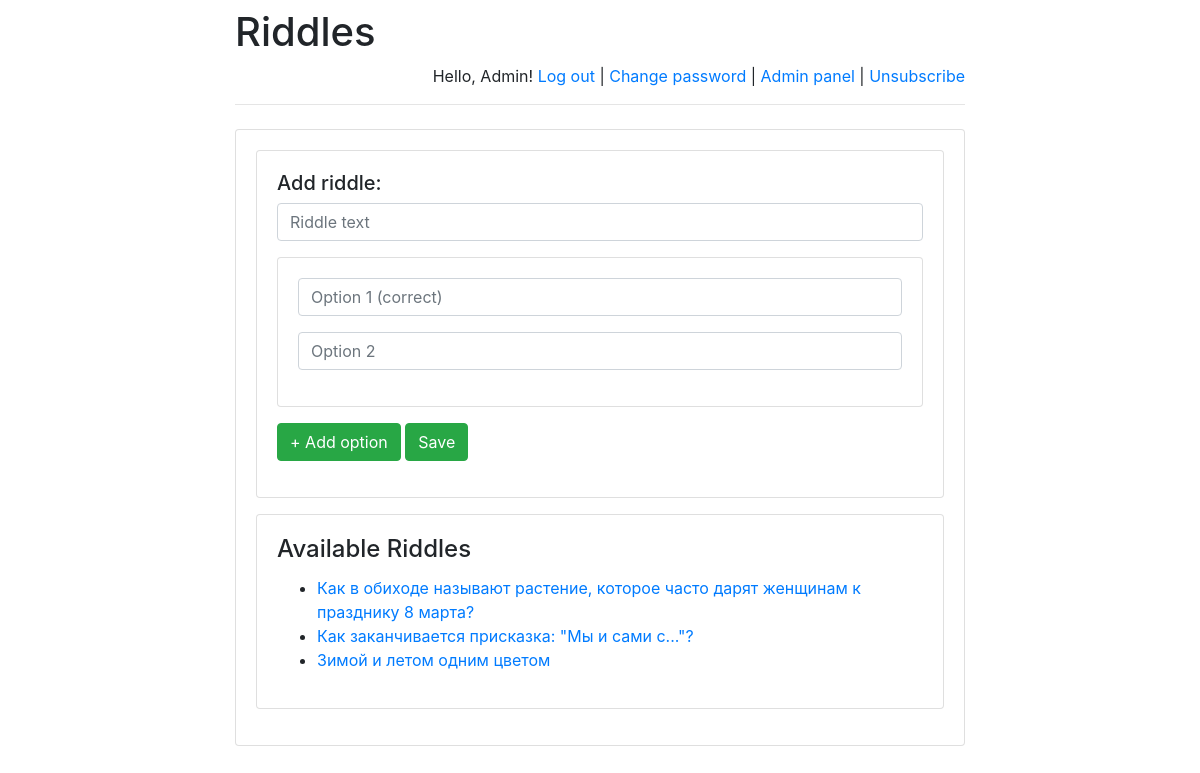
Before: /riddles/admin/ (signed in) with the older database file.
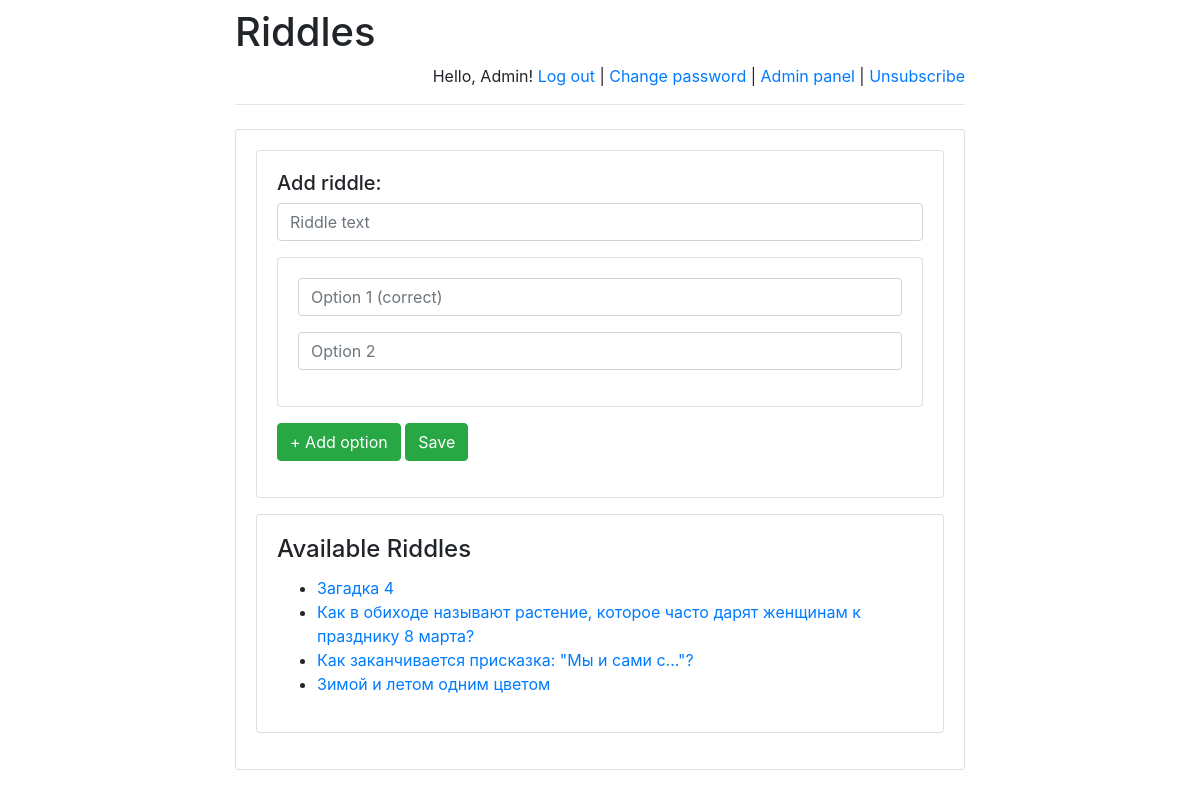
After: the same page with the newer database file.
### riddles/models.py (models this page shows)
class Riddle(models.Model):
    riddle_text = models.CharField(max_length=255)
    pub_date = models.DateTimeField('date published')

### riddles/views.py (the view)
def admin(request):
    message = None
    if "message" in request.GET:
        message = request.GET["message"]
    return render(
        request,
        "admin.html",
        {
            "latest_riddles":
                Riddle.objects.order_by('-pub_date')[:5],
            "message": message,
        }
    )

### riddles/templates/admin.html (shortened to what this page needs)
<!DOCTYPE html>
<html lang="en">
<head>
</head>
<body>
{% extends 'base.html' %}
{% block main %}
    {% if user.is_staff %}
        <div class="card mb-3">
        <div class="card-body">
        <form action="../post_riddle/" method="post">
            <h5>Add riddle:</h5>
            <div class="mb-3">
                <input class="form-control"
                       placeholder="Riddle text"
                       name="text"
                       required/>
            </div>
            <div class="card mb-3">
            <div class="card-body" id="options_new">
                <div class="mb-3">
                    <input class="form-control"
                           placeholder="Option 1 (correct)"
                           name="option1"
                           required/>
                </div>
                <div class="mb-3">
                    <input class="form-control"
                           placeholder="Option 2"
                           name="option2"
                           required/>
                </div>
            </div>
            </div>
            <div class="mb-3">
                <button class="btn btn-success"
                        onclick="addOption('options_new', 0)"
                        type="button">
                    + Add option
                </button>
                <button class="btn btn-success">
                    Save
                </button>
            </div>
        </form>
        </div>
        </div>
        <div class="card mb-3">
        <div class="card-body">
        <h4 class="card-title">Available Riddles</h4>
        {% if latest_riddles %}
            <ul>
                {% for riddle in latest_riddles %}
                    <li>
                        <a href="/riddles/{{ riddle.id }}/">
                            {{ riddle.riddle_text }}
                        </a>
                    </li>
                {% endfor %}
            </ul>
        {% else %}
            <p>No riddles are available right now.</p>
        {% endif %}
        </div>
        </div>
    {% else %}
        <h4>Access denied.</h4>
    {% endif %}
{% endblock %}

Changed rows visible on the page:
added Riddle: riddle_text "Загадка 4"
